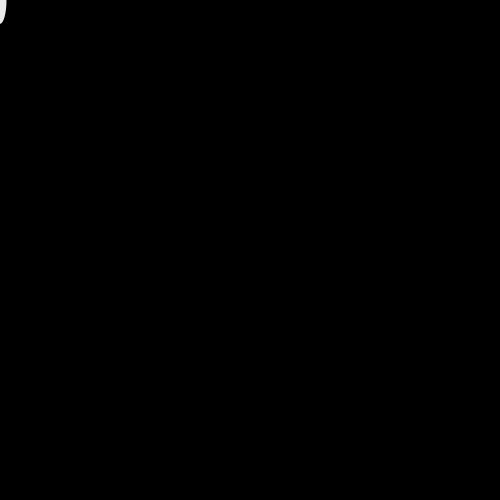
Frame 1 (no input)
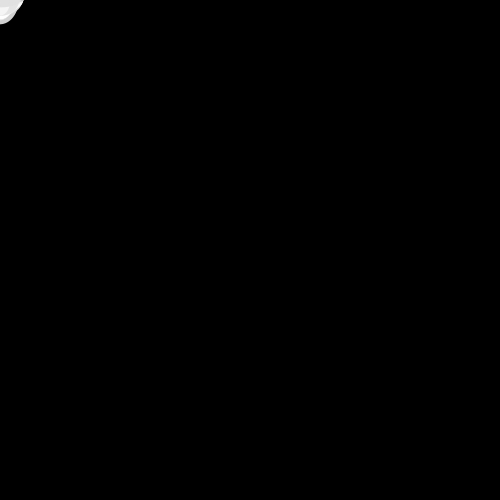
Frame 60 (the mouse pressed at the canvas centre just before this capture)
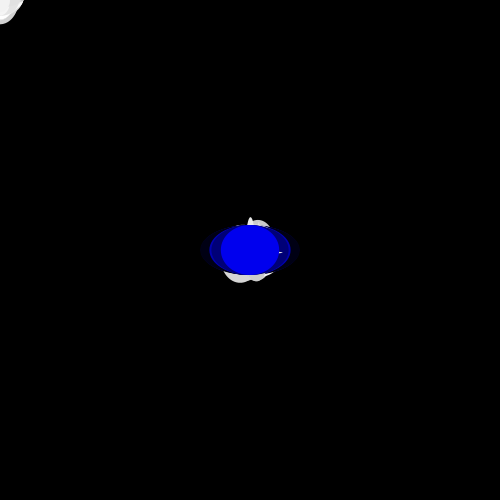
Frame 120 (the mouse held since frame 60 and released just before this capture)

The Processing sketch that drew these frames (run headless with seeded random() and noise(); from frame 60 on, the mouse is pressed at the canvas centre):

// Processing sketch: processing_37291
// ── processing_37291.pde

/* Made by Wilson Loi
Move mouse to create sparkles, click to apply blue paint
*/

float x1,y1;

void setup()
{
  size (500,500);
  smooth ();
  noStroke();
  background (0);
}

void draw()
{

  sparkles();
  fill (0, 0, random (255));
  if (mousePressed==true)
  {
    ellipse (x1,y1,random(100),50);
    x1=mouseX+random(-10,10);
    y1=mouseY+random(-10,10);
  }
}

void sparkles()
{
  fill (random(200,255));
  ellipse (x1,y1,random(50),random(50));
  if (mouseX<250)
  {  
    x1=mouseX*3;
  }
  if (mouseX*3>500)
  {  
    x1=mouseX*3-500;
  }
  if (mouseY<250)
  {  
    y1=mouseY*3;
  }
  if (mouseY*3>250)
  {  
    y1=mouseY*3-500;
  }
}

/*
  ellipse (x1,y1,random(50),random(50));
 x1=mouseX+random(-10,10);
 y1=mouseY+random(-10,10);
 
 if (mousePressed==true && mouseY>200)
 {
 ellipse (x1,y1,random(50),random(50));
 x1=mouseX+random(-10,10);
 y1=mouseY+random(-10,10);
 }
 */
